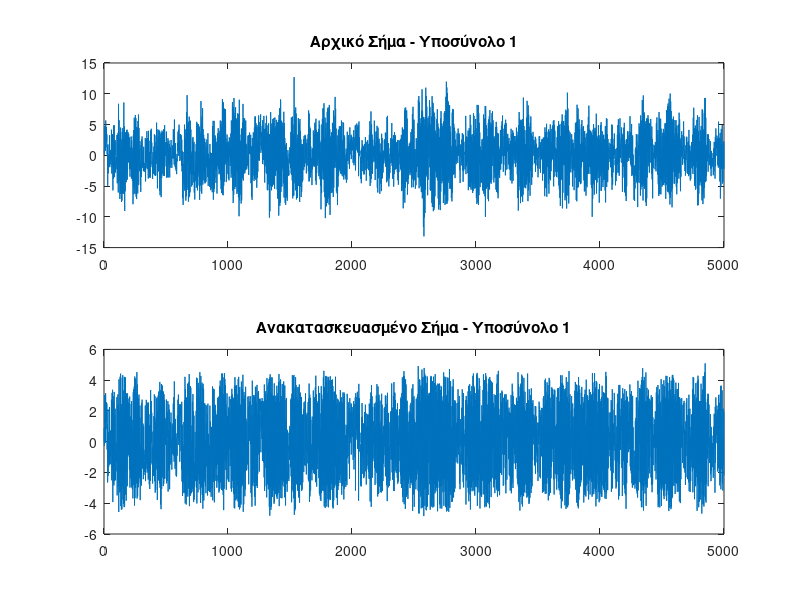
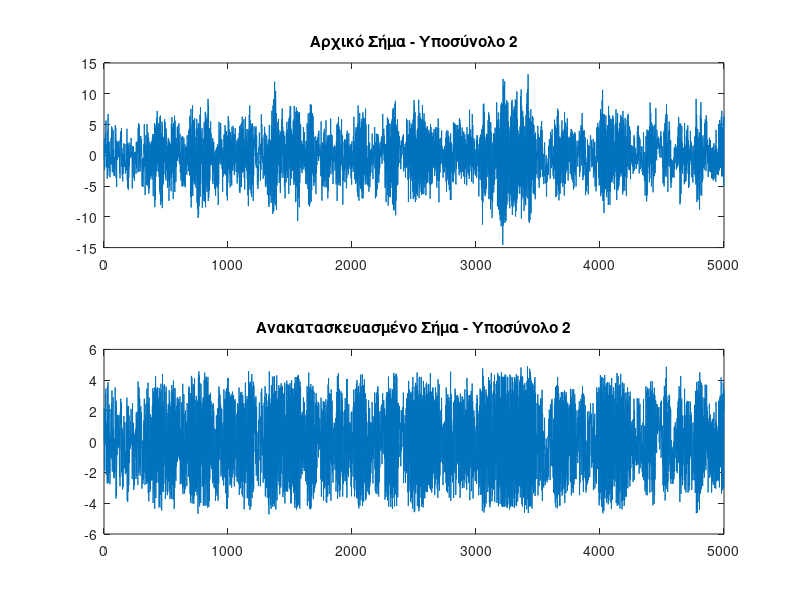
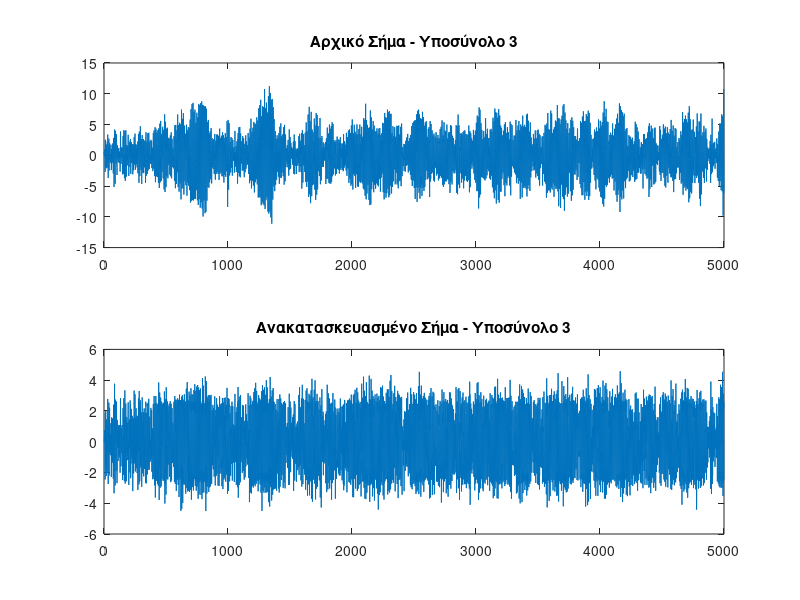
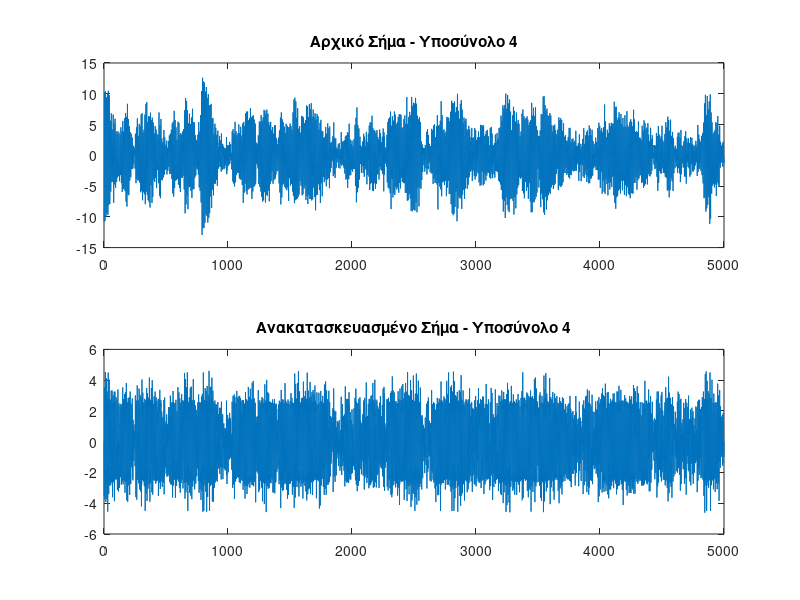

These figures' MATLAB source, in order:
% Φορτώστε τα δεδομένα πηγής
load('source.mat');

% Ορισμός των παραμέτρων του κβαντιστή
max_val = 3.5;
min_val = -3.5;
num_bits = 8;

% Ορισμός του φίλτρου πρόβλεψης
% Χρησιμοποιούμε ένα απλό προβλέπτη πρώτης τάξης για αυτό το παράδειγμα
% Εκτίμηση της αυτοσυσχέτισης του σήματος πηγής
r = xcorr(t, 'unbiased');  % Υπολογίζει την αυτοσυσχέτιση του σήματος t
r = r(length(t):end);  % Διατήρηση της μη αρνητικής καθυστέρησης

% Λύση των εξισώσεων Yule-Walker
a = -r(2) / r(1);  % Συντελεστής πρόβλεψης

% Διαίρεση του σήματος σε υποσύνολα των 5000 δειγμάτων
num_samples = length(t);
num_subsets = num_samples / 5000;
subset_length = 5000;

for subset = 1:num_subsets
    % Επιλογή του τρέχοντος υποσυνόλου
    current_subset = t((subset-1)*subset_length+1:subset*subset_length);

    % Αρχικοποίηση των εξόδων για το τρέχον υποσύνολο
    encoded_signal = zeros(size(current_subset));
    decoded_signal = zeros(size(current_subset));

    % DPCM Κωδικοποίηση
    for i = 2:length(current_subset)
        prediction = a * decoded_signal(i-1);  % Πρόβλεψη του επόμενου δείγματος
        error_signal = current_subset(i) - prediction;  % Υπολογισμός του σφάλματος πρόβλεψης
        % Κβάντιση του σήματος σφάλματος
        quantized_error = round((error_signal - min_val) / (max_val - min_val) * (2^num_bits - 1));
        quantized_error = max(0, min(quantized_error, 2^num_bits - 1));
        encoded_signal(i) = quantized_error;
    end

    % DPCM Αποκωδικοποίηση
    for i = 2:length(encoded_signal)
        quantized_error = encoded_signal(i) * (max_val - min_val) / (2^num_bits - 1) + min_val;
        prediction = a * decoded_signal(i-1);  % Πρόβλεψη του επόμενου δείγματος με βάση το προηγούμενο
        decoded_signal(i) = prediction + quantized_error;  % Ανακατασκευή του αρχικού σήματος
    end

    % Σχεδίαση του αρχικού και του ανακατασκευασμένου σήματος για κάθε υποσύνολο
    figure;
    subplot(2, 1, 1);
    plot(current_subset);
    title(['Αρχικό Σήμα - Υποσύνολο ' num2str(subset)]);
    subplot(2, 1, 2);
    plot(decoded_signal);
    title(['Ανακατασκευασμένο Σήμα - Υποσύνολο ' num2str(subset)]);
end
